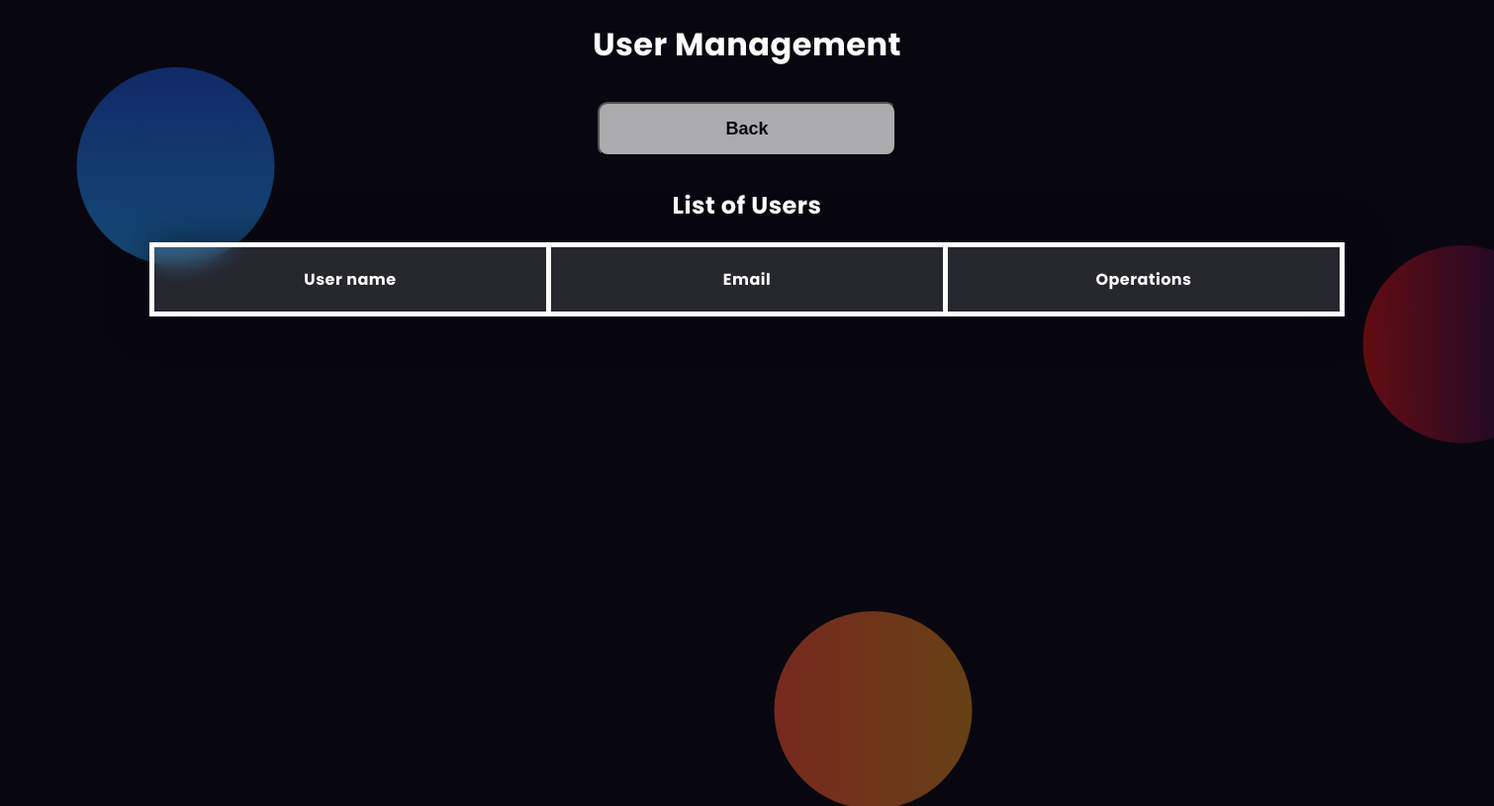
/users.php, run on an earlier commit of the app's database.
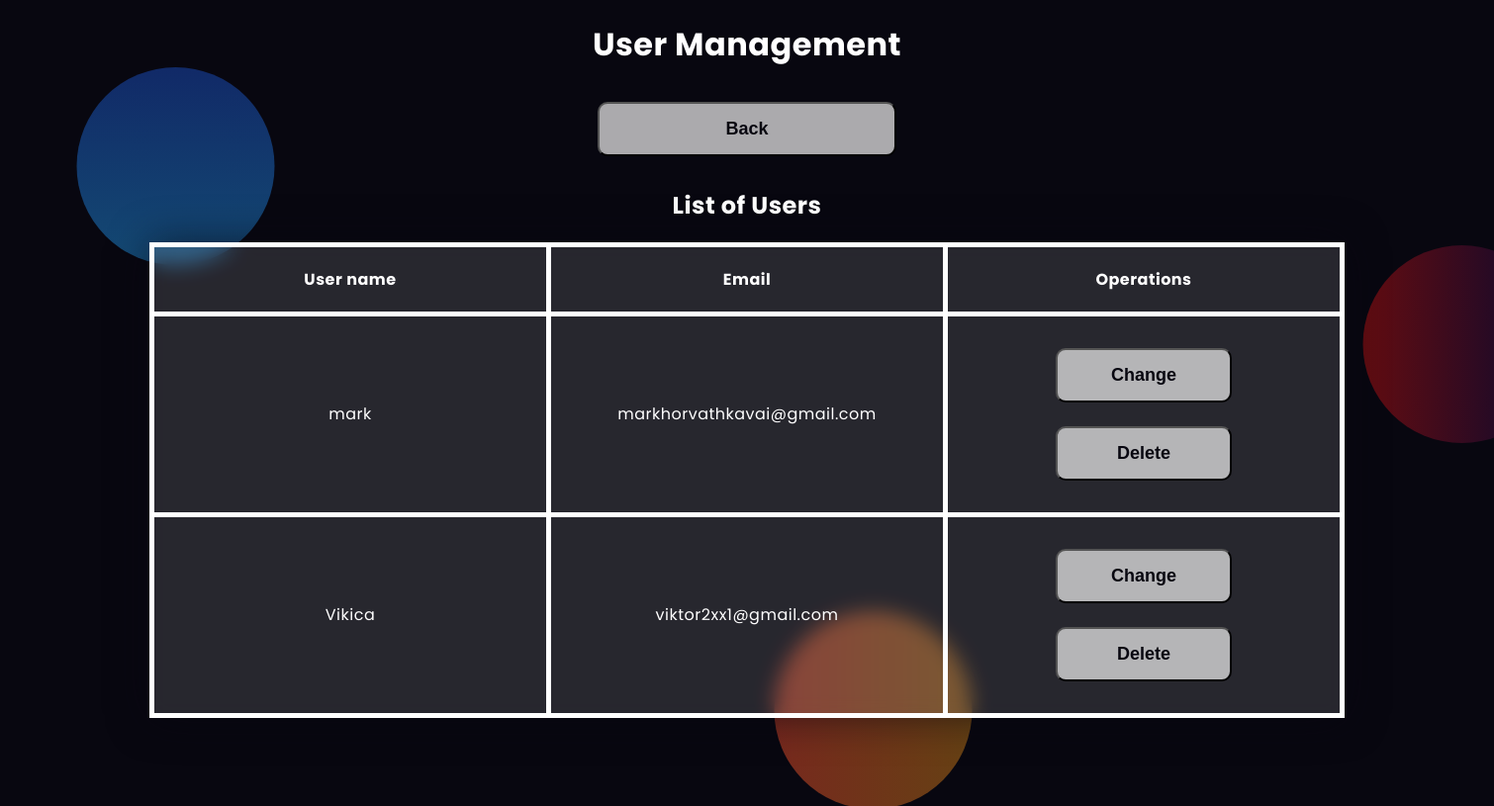
And on a later commit of the database.
### tables this page shows
CREATE TABLE `users` (
  `user_id` int(11) NOT NULL,
  `user_name` varchar(255) NOT NULL,
  `user_password` varchar(255) NOT NULL,
  `user_email` varchar(255) NOT NULL,
  `user_phone` int(15) NOT NULL,
  `activation_key` varchar(255) NOT NULL,
  `activated` tinyint(1) DEFAULT 0
);

### users.php (the view, shortened to what this page needs)
<!DOCTYPE html>
<html>
<head>
    <link rel="stylesheet" type="text/css" href="CSS/users.css">
    <link rel="stylesheet" href="https://cdnjs.cloudflare.com/ajax/libs/font-awesome/5.15.4/css/all.min.css">
</head>
<body>
<div class="background">
    <div class="shape"></div>
    <div class="shape"></div>
    <div class="shape"></div>
</div>
<h1>User Management</h1>
<button class="button" type="button" onclick="parent.location='admin_home.php'">Back</button>
<?php
$isAdmin = true;
if ($isAdmin) {
    echo '<h2>List of Users</h2>';
    echo '<table class="container">';
    echo '    <tr>';
    echo '        <th>User name</th>';
    echo '        <th>Email</th>';
    echo '        <th>Operations</th>';
    echo '    </tr>';
    include("db_config1.php");
    try {
        $pdo = new PDO("mysql:host=$host;dbname=$dbname;charset=utf8", $username, $password);
        $pdo->setAttribute(PDO::ATTR_ERRMODE, PDO::ERRMODE_EXCEPTION);
        $query = "SELECT * FROM users";
        $statement = $pdo->query($query);
        while ($row = $statement->fetch(PDO::FETCH_ASSOC)) {
            $userid = $row['user_id'];
            $username = $row['user_name'];
            $email = $row['user_email'];
            echo '    <tr>';
            echo '        <td>' . $username . '</td>';
            echo '        <td>' . $email . '</td>';
            echo '        <td>';
            echo '            <button onclick="updateUser(' . $userid . ')">Change</button>';
            echo '            <button onclick="deleteUser(' . $userid . ')">Delete</button>';
            echo '        </td>';
            echo '    </tr>';
        }
    } catch (PDOException $e) {
        echo "Error: " . $e->getMessage();
    }
    echo '</table>';
} else {
    echo '<p>Do not have permission to visit this page.</p>';
}
?>
</body>
</html>

What changed in the data, as far as the page shows it:
added users: user_name "mark", user_email "markhorvathkavai@gmail.com"
added users: user_name "Vikica", user_email "viktor2xx1@gmail.com"
